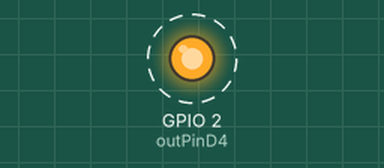
This sketch was run on a simulated ESP8266 (NodeMCU). On the bench: output pins drawn as LEDs (lit = HIGH). Dashed ring = blinking. WiFi joins after 1.5 s; servers stay silent unless stated.

Above: at 1.7 s.
Timing chart, 0 to 4.5 s (numbered marks = the images above):
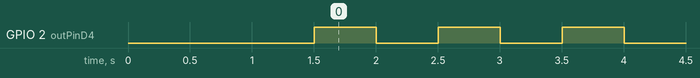

The sketch:

MedicionVoltaje.ino
```cpp
#include <Wire.h>
#include <ESP8266WiFi.h>
#include <Adafruit_ADS1X15.h>


// Wifi
char ssid[] = "Samsung";
char pass[] = "simonjfv";
WiFiServer server(7070);
String message = "";
int outPinD4 = 2;
uint8_t led = LOW;

// ADS
Adafruit_ADS1115 ads;
const float gain_adj = 0.0001875F; // gain adjustment
float v10 = 0.0;
float v100 = 0.0;
int inPinD7 = 13;             // digital pin D7
int inPinD5 = 14;             // digital pin D5
int voltage_range = 0;        // variable to store the scale mode
int ac_dc_mode = 0;           // variable to store the ac or dc mode

// Stores the readings from ADC pins A0 and A1
int16_t adc_a0;
int16_t adc_a1;

void setup(void)
{
  Serial.begin(9600);

  pinMode(inPinD7, INPUT);    // sets the digital pin D7 as input
  pinMode(inPinD5, INPUT);    // sets the digital pin D5 as input
  pinMode(outPinD4, OUTPUT);
  ads.begin();

  // Wifi server config
  IPAddress ip(192,168,45,200);
  IPAddress gateway(192,168,45,1);
  IPAddress subnet(255,255,255,0);
  WiFi.mode(WIFI_STA);
  WiFi.config(ip, gateway, subnet);
  WiFi.begin(ssid, pass);
  while (WiFi.status() != WL_CONNECTED)
    delay(500);
  server.begin();
}

void loop(void)
{
  WiFiClient client = server.available();

  if (client) {
    digitalWrite(outPinD4, LOW);

    while(client.connected()){

      adc_a0 = ads.readADC_SingleEnded(0);    // Reads the pin A0 of ADC
      adc_a1 = ads.readADC_SingleEnded(1);    // Reads the pin A1 of ADC

      voltage_range = digitalRead(inPinD7);
      ac_dc_mode = digitalRead(inPinD5);

      v10 = adc_a0 * gain_adj * 2;            // Voltage value for the 10 V range
      v100 = adc_a1 * gain_adj * 20;          // Voltage value for the 100 V range

      // Check DC / AC modes
      if (ac_dc_mode == 0)
        message = "DC,";
      else
        message = "AC,";

      // Check voltage range: 10 V or 100 V
      if (voltage_range == 0)
        message += "10," + String(v10, 3) + "\n";
      else
        message += "100," + String(v100, 2) + "\n";

      client.write(message.c_str());

      delay(500);
    }

    client.stop();
  }

  if (led == LOW)
    led = HIGH;
  else
    led = LOW;
  digitalWrite(outPinD4, led);
  delay(500);
}
```

Measured:
- by itself, GPIO 2 (outPinD4): alternates HIGH for 0.50 s and LOW for 0.50 s
